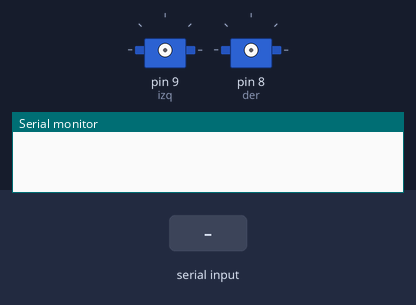
This sketch was run on a simulated Arduino Uno, built with avr-gcc and run on an emulated ATmega328P. Parts: 2 × servo, the last lines printed to the serial monitor. The test bench sets the inputs (shaded band).

Above: at 1.2 s.
1.3 s: "1\n" received over Serial
2.8 s: "2\n" received over Serial
At 4.5 s:
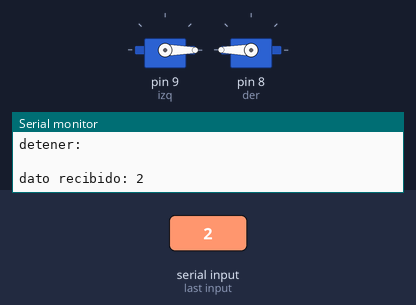
4.8 s: "3\n" received over Serial
At 6.2 s:
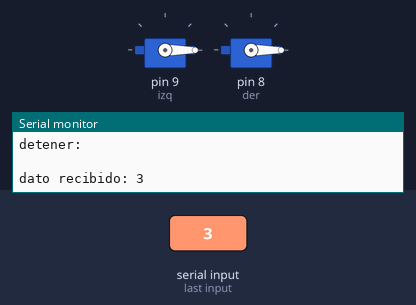
6.8 s: "4\n" received over Serial
At 7.8 s:
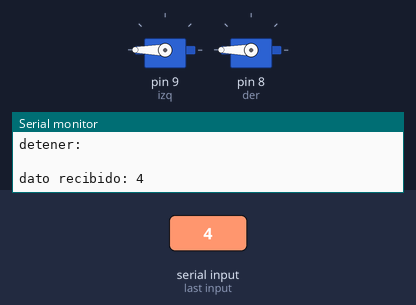
8.8 s: "5\n" received over Serial
At 10.5 s:
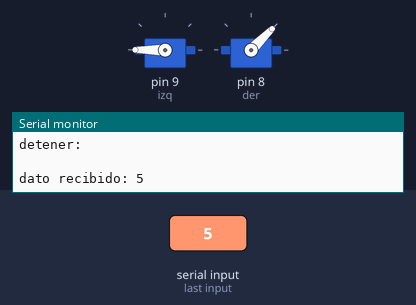
Timing chart, 0 to 12.0 s (numbered marks = the images above; inputs shaded):
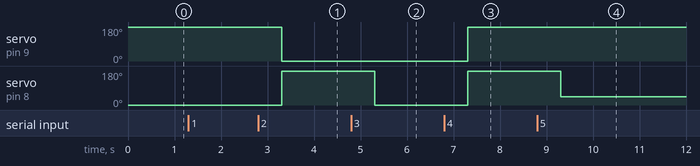

The sketch:

control_2motores.ino
```cpp
#include <Servo.h>
//servomotores para cada rueda
Servo izq;
Servo der;


int pos = 0;    // variable to store the servo position

int incoming = 0;   // dato recibido desde el monitor serial o por bluetooth

void setup() {
  Serial.begin(9600);
}

void loop() {

  // verificar si se reciben datos:
  if (Serial.available() > 0) {
    // leer dato recibido:
    incoming = Serial.parseInt();

    // mostramos el dato recibido:
    Serial.print("dato recibido: ");
    Serial.println(incoming);


//ingresar 1 avanzar
if(incoming==1){
izq.attach(9);
der.attach(8);
izq.write(180);
der.write(0);
delay(2000);
Serial.println("avanzar: ");
incoming=0;
}
//ingresar 2 retroceder
if(incoming==2){
izq.attach(9);
der.attach(8);
izq.write(0);
der.write(180);
delay(2000);
Serial.println("retrocedio: ");
incoming=0;
}
//ingresar 3 giro en su eje a la derecha
if(incoming==3){
izq.attach(9);
der.attach(8);
izq.write(0);
der.write(0);
delay(2000);
Serial.println("giro derecha: ");
incoming=0;
}
//ingresar 4 giro en su eje a la izquierda
if(incoming==4){
izq.attach(9);
der.attach(8);
izq.write(180);
der.write(180);
delay(2000);
Serial.println("giro izquierda: ");
incoming=0;
}

//ingresar 5 movimiento curva a la izquierda
if(incoming==5){
izq.attach(9);
der.attach(8);
izq.write(180);
der.write(45);
delay(2000);
Serial.println("giro curva izquierda: ");
incoming=0;
}
//ingresar 6 movimiento curva a la derecha
if(incoming==6){
izq.attach(9);
der.attach(8);
izq.write(180);
der.write(50);
delay(2000);
Serial.println("giro curva derecha: ");
incoming=0;
}
//ingresar 0 para detener motores
if(incoming == 0) {
  der.detach();
  izq.detach();
  Serial.println("detener: ");
  Serial.println(" ");
  }
  }
}
```

Measured:
- after the input at 2.8 s, servo on pin 9 (izq): 180° → 0° after 0.50 s; servo on pin 8 (der): 0° → 180° after 0.50 s
- after the input at 4.8 s, servo on pin 8 (der): 180° → 0° after 0.50 s
- after the input at 6.8 s, servo on pin 9 (izq), servo on pin 8 (der): 0° → 180° after 0.50 s
- after the input at 8.8 s, servo on pin 8 (der): 180° → 45° after 0.51 s
